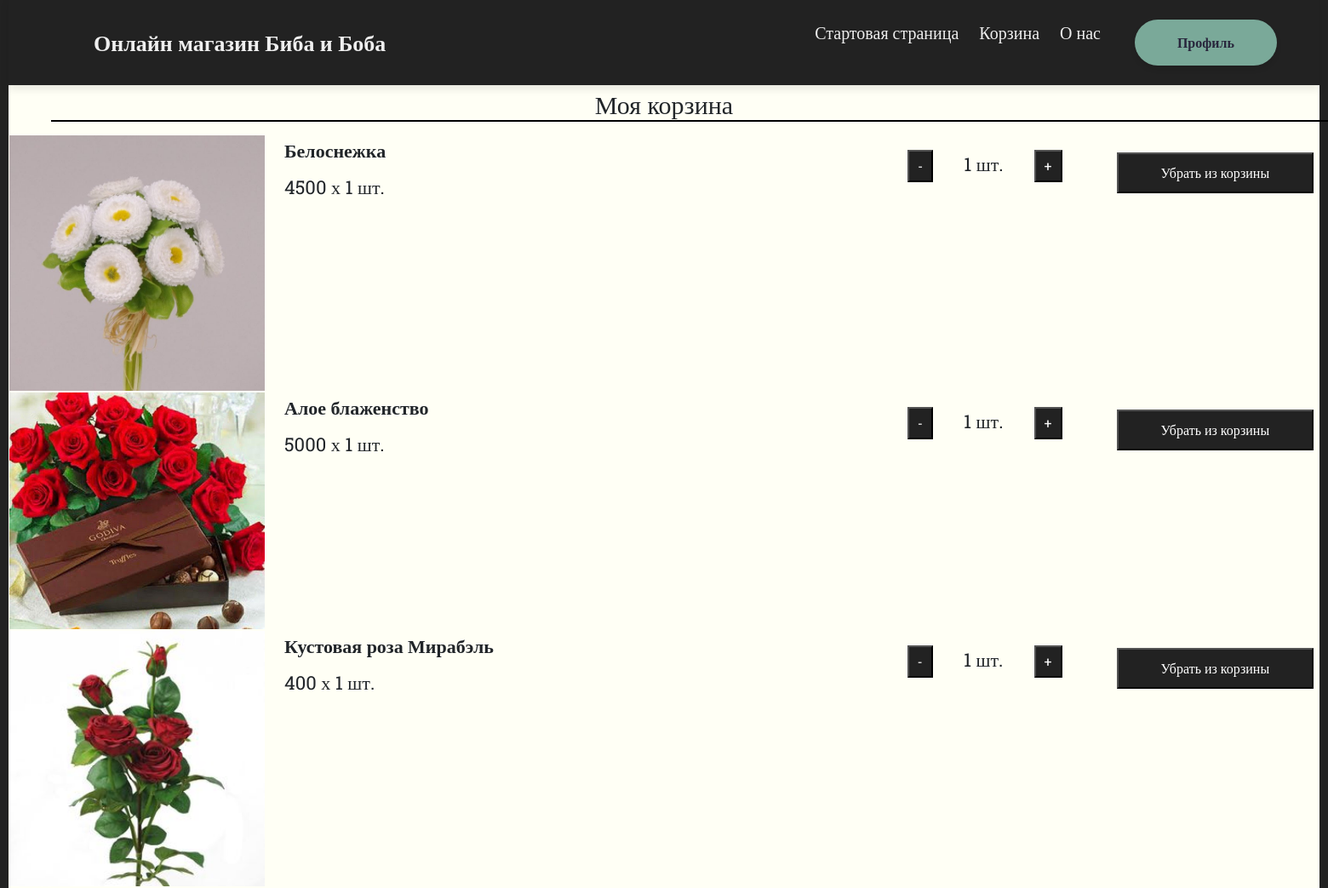
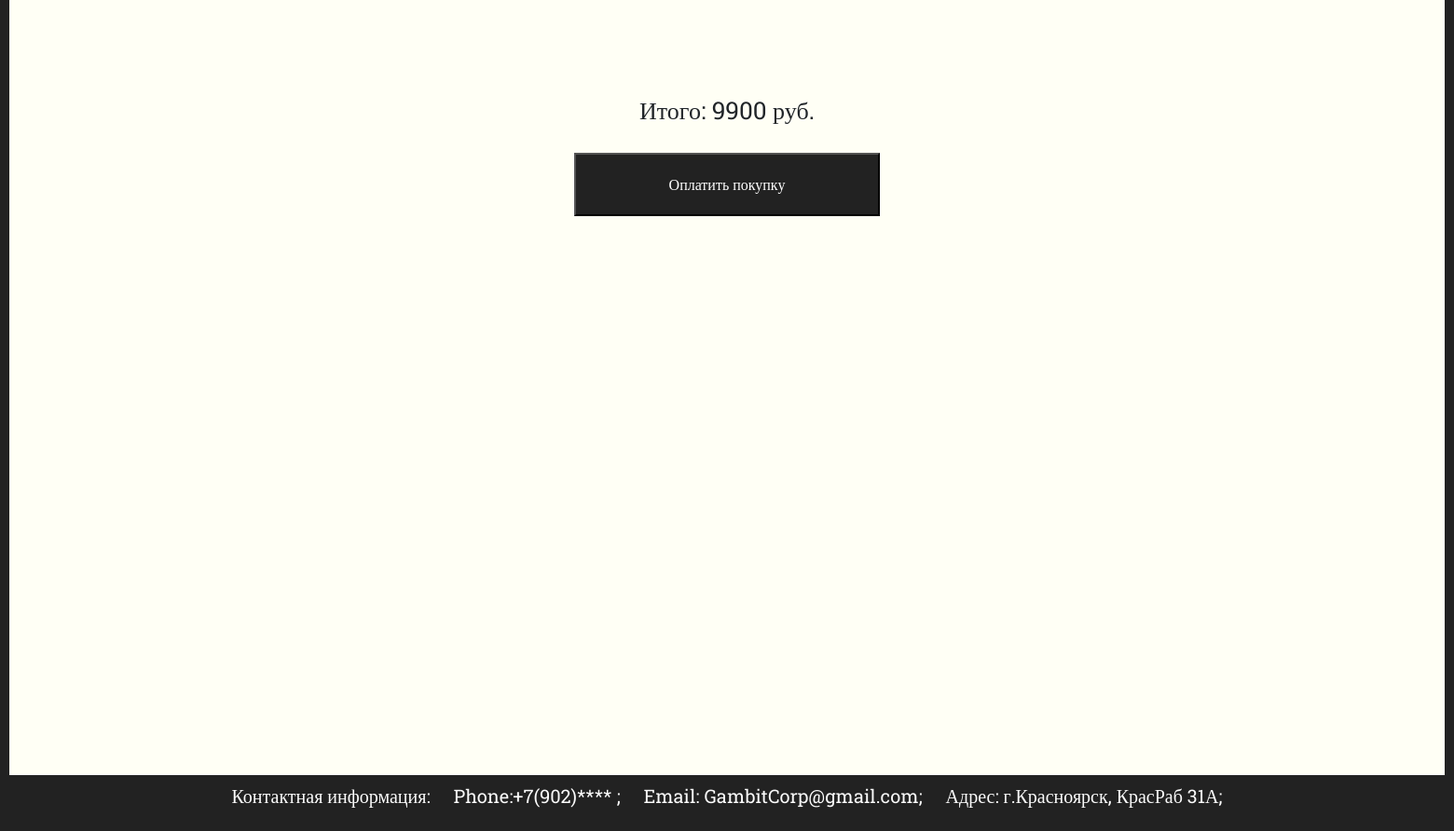
Screenshot of /Korz/ (signed in) with the database file from the repository (2 pictures, top to bottom).
### main/models.py (models this page shows, shortened)
class Order(models.Model):
    Order_User = models.ForeignKey(User, on_delete=models.CASCADE, blank=True, verbose_name="Заказчик",null=True)
    Order_Prod = models.ForeignKey('Product', on_delete=models.CASCADE, blank=True, verbose_name="Заказанный товар",null=True)
    Quantity = models.IntegerField('Количество', blank=True,null=True)
    Status = models.CharField('Статус', blank=True, max_length=50,null=True)
    class Meta:
        verbose_name = "Заказы"
        verbose_name_plural = "Заказы"
        ordering = ['Order_User']

class Product(models.Model):
    Tittle = models.CharField('Название товара', blank=True, max_length=100)
    Text = models.TextField('Текст товара', blank=True, max_length=1500)
    Photo = models.ImageField('Фотография товара', blank=True, upload_to="photo/%Y/%m/%d/")
    Price = models.IntegerField('Цена товара', blank=True,)
    Cat = models.ForeignKey('Category', on_delete=models.CASCADE, blank=True, verbose_name="Категория товара")
    SubCat = models.ForeignKey('SubCategory', on_delete=models.CASCADE, blank=True, verbose_name="Подкатегория товара")
    class Meta:
        verbose_name = "Товары"
        verbose_name_plural = "Товары"
        ordering = ['Tittle','SubCat','Price']

### main/views.py (the view)
# urls.py: path('Korz/', KorzView.as_view(), name='korz'),
class KorzView(LoginRequiredMixin,ListView):
    model = Order
    template_name = 'main/Korz.html'
    login_url = reverse_lazy('auth')
    def get(self, request):
        orders = Order.objects.all()
        products = Product.objects.all()
        totalprice = list(Order.objects.filter(Order_User=request.user.id).aggregate(Sum('Order_Prod__Price')).values())[0]
        context = {
            'ord': orders,
            'prod': products,
            'tp': totalprice,
        }
        return render(request, 'main/Korz.html', context)

### main/templates/main/Korz.html (shortened to what this page needs)
{% load static %}
<!DOCTYPE html>
<html lang="ru">
<head>
    <link rel="stylesheet" href="libs/bootstrap-reboot.min.css">
    <link rel="stylesheet" href="libs/bootstrap-grid.min.css">
    <link rel="stylesheet" href="{% static 'main/css/Korz.css' %}">
</head>
<body>
	<nav class="sh">
		 <div class="shapka">
                    <a href="{% url 'main' %}" class="brand">Онлайн магазин Биба и Боба</a>
                    <div class="wrap">
                        <ul class="menu">
                            <li><a href="{% url 'start' %}">Стартовая страница</a></li>
                            <li><a href="{% url 'korz' %}">Корзина</a></li>
                            <li><a href="{% url 'about' %}">О нас</a></li>
                        </ul>
                        {% if request.user.is_authenticated %}
                        <a href="{% url 'prof' %}" class="profile">Профиль</a>
                        {% else %}
                        <a href="{% url 'auth' %}" class="profile">Авторизация</a>
                            {% endif %}
                    </div>
                </div>
	</nav>
	<p style="font-size: 30px; border-bottom: 5px; text-align: center;">Моя корзина</p>
	<hr align="center" style="border: 1px solid black; width: 1700px; margin: -20px 0 15px 50px">
	<table align="center">
		{% for c in ord %}
		{% if request.user.id == c.Order_User.id %}
		<tr>
			<td>
				<img src='{{ c.Order_Prod.Photo.url }}' width="300px">
			</td>
			<td width="1000px">
				<table>
					<tr>
						<td width="800px">
							<div style="font-weight: bold; text-indent: 20px;">
								{{ c.Order_Prod.Tittle }}
							</div>
							<div style="text-indent: 20px; padding-top: 10px; padding-bottom: 10px;">
								{{ c.Order_Prod.Price }}
								х
								{{ c.Quantity }}
								шт.
							</div>
						</td>
						<td width="250px">
							<table style="margin-top: 15px; margin-left: 50px;">
								<tr>
									<td width="30px">
										<form id = "form-group" method="post" enctype="multipart/form-data">
											<input class="button-reggg" type="submit" value="-">
										</form>
									</td>
									<td width="190px" style="text-align: center;">
										{{ c.Quantity }}
										шт.
									</td>
									<td width="30px">
										<form id = "form-group" method="post" enctype="multipart/form-data">
											<input class="button-reggg" type="submit" value="+">
										</form>
									</td>
								</tr>
							</table>
						</td>
					</tr>
				</table>
			</td>
			<td width="300px" >
				<form id = "form-group" method="post" enctype="multipart/form-data">
					<input class="button-reg" type="submit" value="Убрать из корзины">
				</form>
			</td>
		</tr>
		{% endif %}
		{% endfor %}
	</table>
	<div>
		<p style="font-size: 26px; margin-top: 100px; text-align: center;">
			Итого:
			{{tp}}
			руб.
		</p>
	</div>
	<form id = "form-group" method="post" enctype="multipart/form-data" align="center">
		<input class="button-regg" type="submit" value="Оплатить покупку">
	</form>
	<div class="podval" style="margin-top: 600px;">
        <p> Контактная информация: &emsp;Phone:+7(902)**** ; &emsp;Email: GambitCorp@gmail.com; &emsp;Адрес: г.Красноярск, КрасРаб 31А; </p>
    </div>
</body>
</html>

### main/static/main/css/Korz.css (style rules this page uses)
body { margin: 0; background-color: rgb(255, 255, 245); border-left: 10px solid #222222; border-right: 10px solid #222222; font-family: 'Roboto Slab', serif; }
.shapka { width: 100%; height: 100px; box-shadow: 0 4px 10px rgba(0,0,0,.1); background-color: #222222; display: flex; justify-content: space-between; align-items: center; }
.menu { list-style-type: none; padding-left: 0; margin-bottom: 0; }
.menu li { display: inline-block; }
.menu li a { vertical-align: center; font-size: 20px; display: inline-block; color: #efefef; text-decoration: none; margin-left: 10px; margin-right: 10px; padding: 0; transition: all .07s ease-in-out; }
.wrap { display: flex; flex-flow: row nowrap; }
.profile { margin-left: 30px; margin-right: 50px; padding: 15px 50px; background-color: #7aa999; border-radius: 40px; color: #28263c; font-weight: bold; text-decoration: none; box-shadow: 0 4px 6px rgba(0,0,0,.1); transition: all .1s ease-in-out; }
.brand { margin-left: 100px; font-weight: 700; font-size: 26px; text-decoration: none; color: #efefef; transition: all .07s ease-in-out; }
td { vertical-align: top; margin-top: 20px; font-size: 22px; text-decoration: none; }
.podval { background-color: #222222; margin: 0 auto; font-size: 20px; color: #fbfbfb; text-align: center; max-width: 100%; padding: 7px; width: auto; }
.button-reg { background-color: #222222; padding: 10px 50px 10px 50px; color: white; margin-top: 20px; font-size: 16px; margin-left: 60px; }
.button-regg { background-color: #222222; padding: 20px 100px 20px 100px; color: white; margin-top: 10px; font-size: 16px; }
.button-reggg { margin-top: -200px; background-color: #222222; padding: 5px 10px; color: white; font-size: 16px; }

### rows the page displays
Order: Order_Prod.Photo (picture), Order_Prod.Tittle "Белоснежка", Order_Prod.Price "4500", Quantity "1"
Order: Order_Prod.Photo (picture), Order_Prod.Tittle "Алое блаженство", Order_Prod.Price "5000", Quantity "1"
Order: Order_Prod.Photo (picture), Order_Prod.Tittle "Кустовая роза Мирабэль", Order_Prod.Price "400", Quantity "1"

### other values shown
{{ tp }} "9900"
